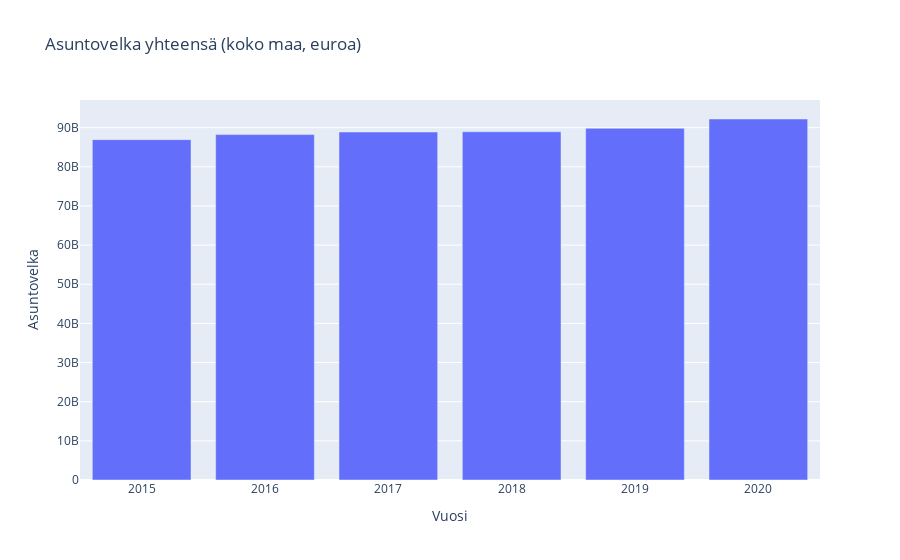

The code cell stored with this chart in its notebook:
### Code cell
fig2 = px.bar(as_velat, x="Vuosi", y="Asuntovelka", title="Asuntovelka yhteensä (koko maa, euroa)")

fig2.show()

### Figure 1 — Plotly figure (JSON) as saved in the notebook; plotly's stock layout.template omitted (floating-point values rounded to 4 significant figures)
{"data": [{"alignmentgroup": "True", "hovertemplate": "Vuosi=%{x}<br>Asuntovelka=%{y}<extra></extra>", "legendgroup": "", "marker": {"color": "#636efa", "pattern": {"shape": ""}}, "name": "", "offsetgroup": "", "orientation": "v", "showlegend": false, "textposition": "auto", "type": "bar", "x": [2015, 2016, 2017, 2018, 2019, 2020], "xaxis": "x", "y": [86942146426, 88229757434, 88881825583, 88945502741, 89829746655, 92210849521], "yaxis": "y"}], "layout": {"barmode": "relative", "legend": {"tracegroupgap": 0}, "title": {"text": "Asuntovelka yhteensä (koko maa, euroa)"}, "xaxis": {"anchor": "y", "domain": [0, 1], "title": {"text": "Vuosi"}}, "yaxis": {"anchor": "x", "domain": [0, 1], "title": {"text": "Asuntovelka"}}}}
